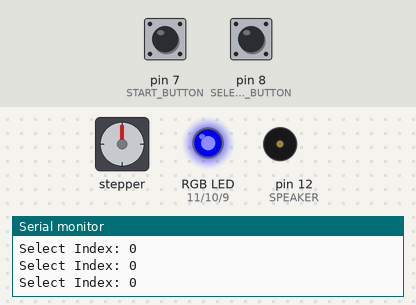
A sketch run on a simulated Arduino Uno, built with avr-gcc and run on an emulated ATmega328P. On the bench: stepper motor, an RGB LED mixed from three pins (HIGH = lit), buzzer (waves = sounding, pin HIGH), the last lines printed to the serial monitor. The test bench sets the inputs (shaded band); at power-on: pin 7 (START_BUTTON) LOW, pin 8 (SELECT_BUTTON) LOW. Random numbers use the default seed unless the sketch sets one; stepper angles assume 2048 steps per turn.

Above: at 1.0 s.
1.1 s: pin 7 (START_BUTTON) pulled HIGH for 1 s
At 6.3 s:
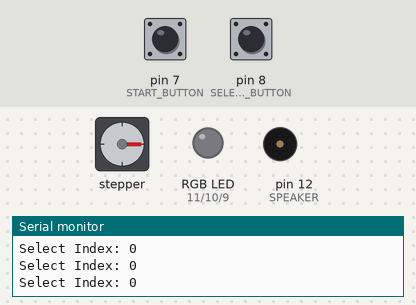
At 7.3 s:
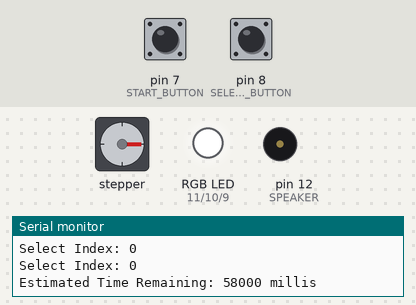
Timing chart, 0 to 13.1 s (numbered marks = the images above; inputs shaded):
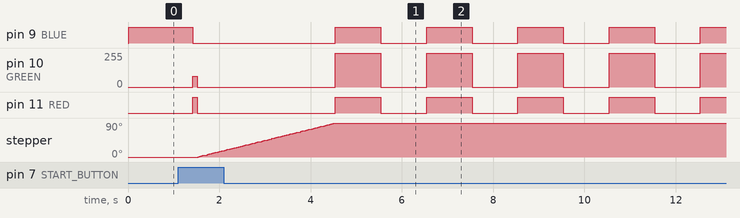

Measured:
- after the input at 1.1 s, pin 9 (BLUE): HIGH → LOW after 0.32 s, then repeats every 2.0 s: HIGH 1.0 s, LOW 1.0 s; pin 10 (GREEN): 0/255 → 80/255 after 0.32 s, → 0/255 0.10 s later, → 255/255 3.0 s later, → 0/255 1.0 s later, … (11 changes in this stretch)

The sketch:

Birdtea.ino
```cpp
#include "TemperaturesAndConstants.h"
#include <DallasTemperature.h>
#include <OneWire.h>
#include <Stepper.h>

OneWire oneWire(ONE_WIRE_BUS); // One wire bus
DallasTemperature sensors(&oneWire); // Pass pointer to sensors
Stepper stepper = Stepper(STEPS_PER_REVOLUTION, 2, 4, 3, 5); // Attach stepper to pins 2-5 (IN1 - IN4) - delcared IN1, IN3, IN2, IN4

void setup(void)
{
  // Start serial communication and temperature sensor
  Serial.begin(9600);
  sensors.begin();

  // Define digital read pins for starting
  pinMode(START_BUTTON, INPUT);
  pinMode(SELECT_BUTTON, INPUT);
  pinMode(RED, OUTPUT);
  pinMode(BLUE, OUTPUT);
  pinMode(GREEN, OUTPUT);
  pinMode(SPEAKER, OUTPUT);

  while (!await_select(selected_steep, steeping_presets)) {};
  delay(200); // Slight debounce delay (so that second select isn't skipped)
  while (!await_select(selected_cool, cooling_presets)) {};

  analogWrite(RED, 0); // Reset LED
  analogWrite(GREEN, 0);
  analogWrite(BLUE, 0);

  // Lower stepper motor (neck control) and start waiting for the selected steep time
  stepper.setSpeed(5);
  stepper.step(STEPS_PER_REVOLUTION/4);

  // Wait for the user selected amount of time
  waitForSteep(steeping_presets[selected_steep].steep_time);

  // Raise neck and begin waiting for temperature (main loop)
  stepper.step(-STEPS_PER_REVOLUTION/4);
}

// Use loop mainly for temperature sensing
void loop(void) {
  sensors.requestTemperatures();
  float f_temp = sensors.getTempFByIndex(0);

  Serial.print("Fahrenheit Temperature: ");
  Serial.println(f_temp);

  if (f_temp < cooling_presets[selected_cool].cool_temp) {
    // Notify user that tea is at desired temperature
    while (!signalDrinkTime()) {};

    // Enter end trap Todo: maybe a goto can be used to restart instead of hardware reset button
    while (true) {};
  }

  delay(1000);
}

// Note: Arduino internal clock does not have great accuracy (external timer would be better)
void waitForSteep(int minutes) {
  unsigned long start_time = millis();
  unsigned long wait_duration = minutes * 60000UL; // Convert to ms (unsigned long has lower risk of overflow)

  while (millis() - start_time < wait_duration) {
    // Flash LED while waiting
    analogWrite(RED, 255);
    analogWrite(GREEN, 255);
    analogWrite(BLUE, 255);
    delay(1000);

    analogWrite(RED, 0);
    analogWrite(GREEN, 0);
    analogWrite(BLUE, 0);
    delay(1000);

    // Give updates to serial
    Serial.print("Estimated Time Remaining: ");
    Serial.print((wait_duration - (millis() - start_time)));
    Serial.println(" millis");
  }
}

bool signalDrinkTime() {
  // Flash LED fast until user arrives
  analogWrite(RED, rand() % 256);
  analogWrite(GREEN, rand() % 256);
  analogWrite(BLUE, rand() % 256);

  // Turn speaker on for random tone
  int frequency = rand() % (3951-1047) + 1047;
  Serial.print("Frequency: ");
  Serial.println(frequency);
  tone(SPEAKER, frequency);
  delay(100);

  // Flash LED off
  analogWrite(RED, rand() % 256);
  analogWrite(GREEN, rand() % 256);
  analogWrite(BLUE, rand() % 256);
  noTone(SPEAKER);
  delay(100);

  // Check if start button is hit (similar to alarm clock in this case)
  bool end = digitalRead(START_BUTTON);
  delay(100); // Debounce
  return end;
}
```

TemperaturesAndConstants.h
```cpp
#include <Arduino.h>

#define SPEAKER 12
#define ONE_WIRE_BUS 6
#define STEPS_PER_REVOLUTION 2048
//#define STEPS_PER_REVOLUTION 4096
#define START_BUTTON 7
#define SELECT_BUTTON 8
#define RED 11
#define GREEN 10
#define BLUE 9

// Hex codes for color
typedef struct {
  int red_code;
  int green_code;
  int blue_code;
} color;

// Define steep and steep time (minutes) and the hex codes for the colors
typedef struct {
  int steep_time;
  color hex_codes;
} steep;

// Define temperature to notify user (degrees fahrenheit) and colors
typedef struct {
  float cool_temp;
  color hex_codes;
} temperature;

// Array of tea steeping times and accompnaying index
const steep steeping_presets[] = {
  {1, {0, 0, 255}}, // Deep blue
  {3, {255, 0, 255}}, // Purple
  {5, {0, 255, 0}}, // Green
  {10, {255, 0, 0}} // Red
};

int selected_steep = 0; // Index for above array tracking selected steep time

// Array of structs TODO: fine tune temperatures
const temperature cooling_presets[] = {
  {160.0, {255, 80, 0}}, // Bright Orange
  {140.0, {200, 200, 0}}, // Cool Yellow
  {130.0, {0, 100, 255}}  // Cool Blue
};

int selected_cool = 0; // Index for above array tracking selected temperature

// Function for index over one of the above presets (T is a struct and N is the number of members in the strut)
// Need to declare template right after structs for Arduino compiler for some reason
template<typename T, size_t N>
bool await_select(int &index, T (&presets)[N]) { // Read only presets
  // Advance index and wrap if at end of array
  if (digitalRead(SELECT_BUTTON)) {
    index = (index + 1) % N;
    delay(100); // Debounce
  }

  Serial.print("Select Index: ");
  Serial.println(index);

  // Write to RGB LED with color presets
  analogWrite(RED, presets[index].hex_codes.red_code);
  analogWrite(GREEN, presets[index].hex_codes.green_code);
  analogWrite(BLUE, presets[index].hex_codes.blue_code);

  // Check if start button is hit
  bool start = digitalRead(START_BUTTON);
  delay(100); // Debounce

  return start;
}
```
